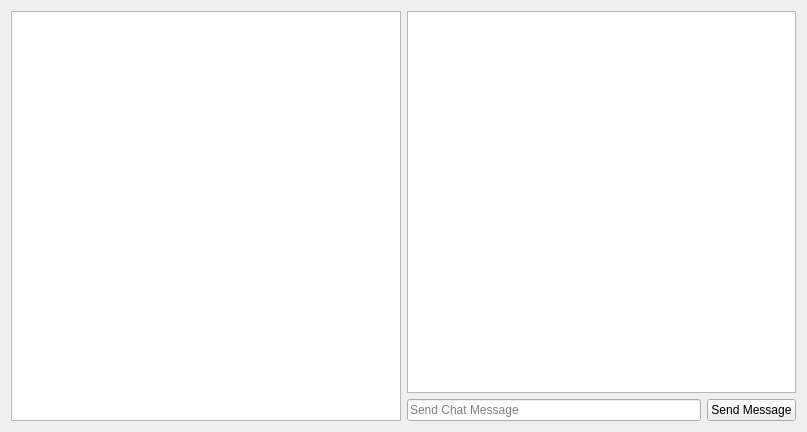
<?xml version="1.0" encoding="UTF-8"?>
<ui version="4.0">
 <class>ChatRoom</class>
 <widget class="QWidget" name="ChatRoom">
  <property name="geometry">
   <rect>
    <x>0</x>
    <y>0</y>
    <width>807</width>
    <height>432</height>
   </rect>
  </property>
  <property name="windowTitle">
   <string>Room Window</string>
  </property>
  <layout class="QHBoxLayout" name="horizontalLayout">
   <item>
    <widget class="QTreeView" name="member_view"/>
   </item>
   <item>
    <layout class="QVBoxLayout" name="verticalLayout_4">
     <item>
      <widget class="QTextEdit" name="chat_history">
       <property name="undoRedoEnabled">
        <bool>false</bool>
       </property>
       <property name="readOnly">
        <bool>true</bool>
       </property>
       <property name="textInteractionFlags">
        <set>Qt::TextSelectableByKeyboard|Qt::TextSelectableByMouse</set>
       </property>
      </widget>
     </item>
     <item>
      <layout class="QHBoxLayout" name="horizontalLayout_3">
       <item>
        <widget class="QLineEdit" name="chat_message">
         <property name="placeholderText">
          <string>Send Chat Message</string>
         </property>
        </widget>
       </item>
       <item>
        <widget class="QPushButton" name="send_message">
         <property name="text">
          <string>Send Message</string>
         </property>
        </widget>
       </item>
      </layout>
     </item>
    </layout>
   </item>
  </layout>
 </widget>
 <resources/>
 <connections/>
</ui>
